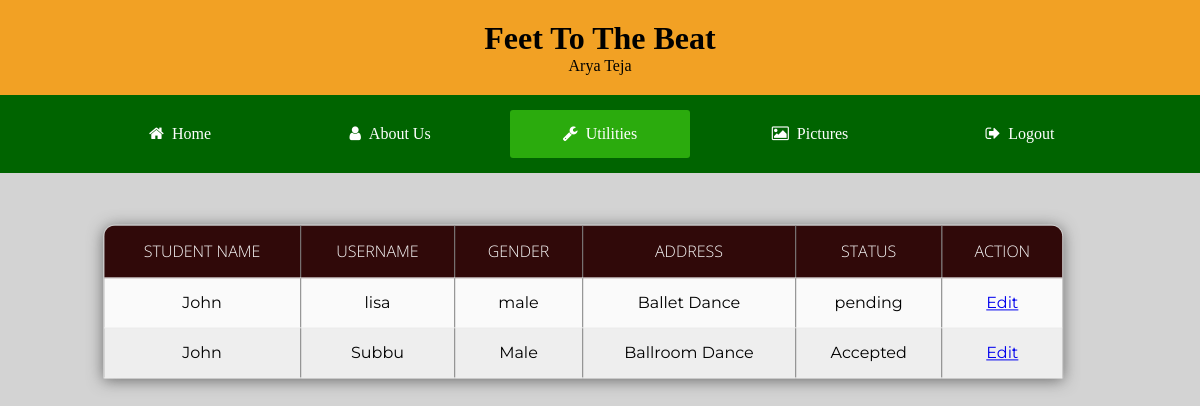
Screenshot of /requests.php with the database file from the repository.
### tables this page shows
CREATE TABLE `request` (
  `id` int(11) NOT NULL,
  `student_name` varchar(30) NOT NULL,
  `username` varchar(40) NOT NULL,
  `gender` varchar(40) NOT NULL,
  `dance_type` varchar(40) NOT NULL,
  `status` varchar(30) NOT NULL
);

### requests.php (the view, shortened to what this page needs)
<!DOCTYPE html>
<html>
<head>
	<link rel="stylesheet" href="style.css">
	<link rel="stylesheet" href="requeststable.css">
	<link rel="stylesheet" href="https://stackpath.bootstrapcdn.com/font-awesome/4.7.0/css/font-awesome.min.css">
</head>
<body>
<div class="header">
<h1><b>Feet To The Beat</b></h1>
<?php
					include('connection.php');
					$query=mysqli_query($conn,"select * from `tbl_admin_login`");
					while($row=mysqli_fetch_array($query)){
						?>
						<tr>
						    <td><?php echo $row['fullname']; ?></td>
						</tr>
						<?php
					}
				?>
</div>
</head>
<body>
<div class="menu-bar">
	<ul>
	<li><a href="Home Page.php"><i class="fa fa-home"></i>Home</a></li>
	<li><a href="requestaboutus.php"><i class="fa fa-user"></i>About Us</a>
		</li>
        <li class="active"><a href="#"><i class="fa fa-wrench"></i>Utilities</a>
		</li>
	<li><a href="Picturesad.php"><i class="fa fa-picture-o"></i>Pictures</a>
		</li>
		<li><a href="logout.php"><i class="fa fa-sign-out"></i>Logout</a>
	</ul>
	</div>
<p>&nbsp;</p>
<p>&nbsp; </p>
	<table border="1">
			<thead>
				<th>Student Name</th>
				<th>Username</th>
				<th>Gender</th>
				<th>Address</th>
				<th>Status</th>
				<th>Action</th>
			</thead>
			<tbody>
				<?php
					include('connection.php');
					$query=mysqli_query($conn,"select * from `request`  Group By student_name,username");
					while($row=mysqli_fetch_array($query)){
						?>
						<tr>
							<td><?php echo $row['student_name']; ?></td>
						    <td><?php echo $row['username']; ?></td>
						    <td><?php echo $row['gender']; ?></td>
						    <td><?php echo $row['dance_type']; ?></td>
                            <td><?php echo $row['status']; ?></td>
							<td>
								<a href="edit2.php?id=<?php echo $row['id']; ?>">Edit</a>
							</td>
						</tr>
						<?php
					}
				?>
			</tbody>
		</table>
	</body>
</html>

### style.css (style rules this page uses)
* { padding: 0; margin: 0; box-sizing: border-box; }
body { background-image: url("Screenshot.png"); background-color: lightgrey; position: relative; background-size: cover; background-position: center; box-sizing: border-box; font-family: sans-serif; }
.menu-bar { background: rgb(0,100,0); text-align: center; }
.menu-bar ul { display: inline-flex; list-style: none; color: #fff; }
.menu-bar ul li { width: 180px; margin: 15px; padding: 15px; z-index: 3; }
.menu-bar ul li a { padding: 20px; width: 25%; text-decoration: none; color: #fff; }
.active, .menu-bar ul li:hover { background: #2bab0d; border-radius: 3px; }
.menu-bar .fa { margin-right: 8px; }

### requeststable.css (style rules this page uses)
* { margin:0; padding: 0; outline: 0; }
table { position: absolute; z-index: 2; left: 55%; transform: translate(-58%,10%); width: 80%; border-collapse: collapse; border-spacing: 0; box-shadow: 0 2px 15px rgba(64,64,64,.7); border-radius: 12px 12px 0 0; overflow: hidden; padding-bottom: 30px; border-bottom: 30px; }
td , th { padding: 15px 20px; text-align: center; }
th { background: rgb(48,9,9); background: radial-gradient(circle, rgba(48,9,9,1) 100%, rgba(48,9,9,1) 100%); color: #fafafa; font-family: 'Open Sans',Sans-serif; font-weight: 200; text-transform: uppercase; }
tr { width: 100%; background-color: #fafafa; font-family: 'Montserrat', sans-serif; }
tr:nth-child(even) { background-color: #eeeeee; }

### requests.php (style rules this page uses)
body { margin: 0; font-family: comic sans ms; }
body { margin: 0; }
.header { background-color: #F2A124; padding: 20px; text-align: center; }

### rows the page displays
request: student_name "John", username "lisa", gender "male", dance_type "Ballet Dance", status "pending"
request: student_name "John", username "Subbu", gender "Male", dance_type "Ballroom Dance", status "Accepted"

### other values shown
$row['fullname'] "Arya Teja"
